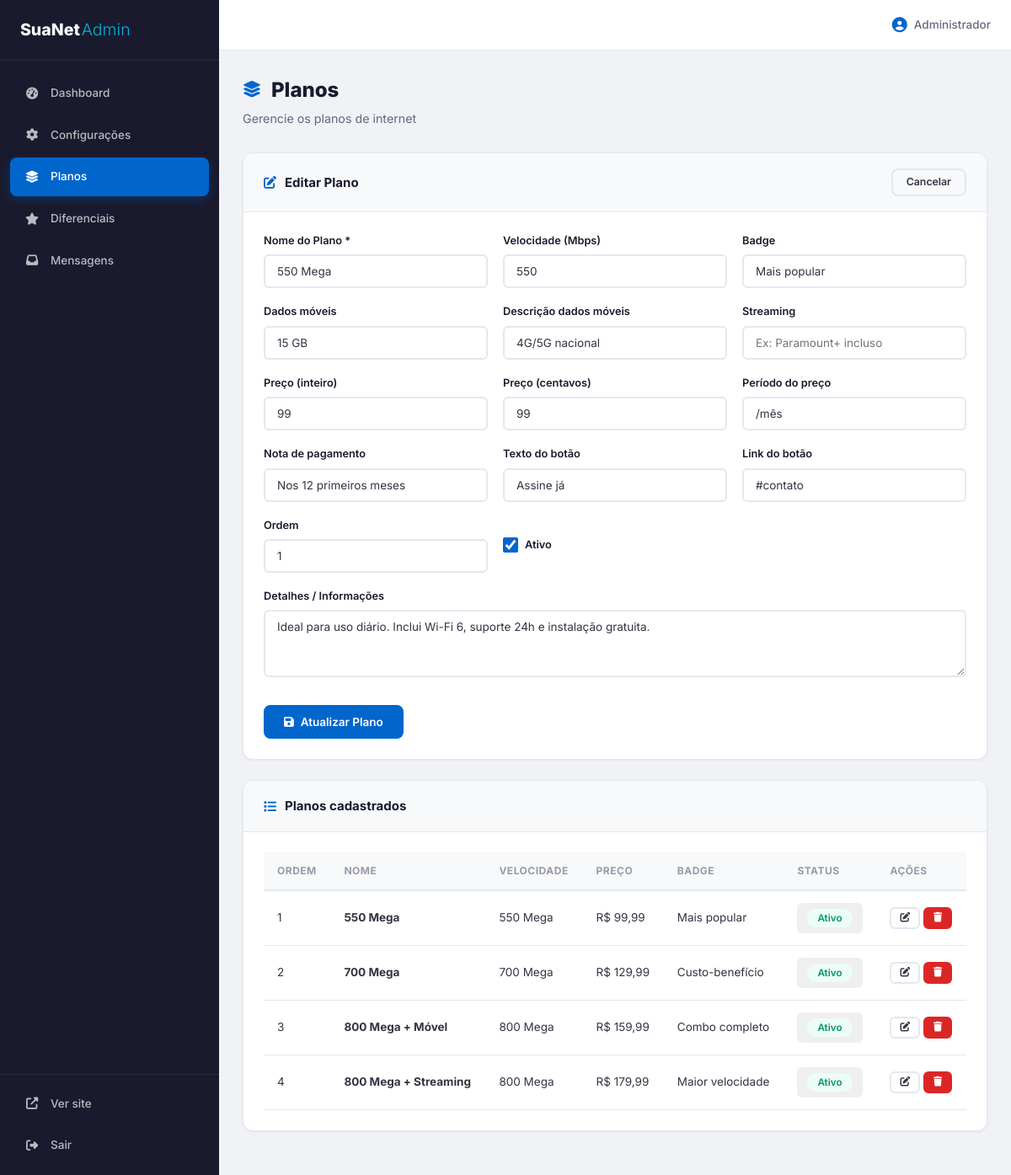
The app's page /admin/plans.php?edit=1 (signed in) with its own data.
### tables this page shows
CREATE TABLE `plans` (
    `id` INT AUTO_INCREMENT PRIMARY KEY,
    `plan_name` VARCHAR(100) NOT NULL,
    `speed` VARCHAR(50),
    `badge` VARCHAR(200),
    `mobile_data` VARCHAR(50),
    `mobile_desc` VARCHAR(200),
    `streaming_name` VARCHAR(200),
    `price_decimal` VARCHAR(10),
    `price_cents` VARCHAR(10),
    `price_period` VARCHAR(100),
    `payment_note` VARCHAR(200),
    `cta_text` VARCHAR(100) DEFAULT 'Assine já',
    `cta_link` VARCHAR(500),
    `info_details` TEXT,
    `sort_order` INT DEFAULT 0,
    `active` TINYINT(1) DEFAULT 1,
    `created_at` TIMESTAMP DEFAULT CURRENT_TIMESTAMP,
    `updated_at` TIMESTAMP DEFAULT CURRENT_TIMESTAMP ON UPDATE CURRENT_TIMESTAMP
);

### admin/plans.php (the view, shortened to what this page needs)
<?php
$db = getDB();
$edit_plan = null;
$plans = $db->query("SELECT * FROM plans ORDER BY sort_order ASC, id ASC")->fetchAll();
if (isset($_GET['edit'])) {
    $edit_id = intval($_GET['edit']);
    $stmt = $db->prepare("SELECT * FROM plans WHERE id = ?");
    $stmt->execute([$edit_id]);
    $edit_plan = $stmt->fetch();
}
include __DIR__ . '/includes/header.php';
?>
<div class="page-header">
    <h1><i class="fas fa-layer-group"></i> Planos</h1>
    <p>Gerencie os planos de internet</p>
</div>
<div class="card">
    <div class="card-header">
        <h3><i class="fas fa-<?= $edit_plan ? 'edit' : 'plus' ?>"></i> <?= $edit_plan ? 'Editar Plano' : 'Novo Plano' ?></h3>
        <?php if ($edit_plan): ?>
        <a href="plans.php" class="btn btn-sm btn-outline">Cancelar</a>
        <?php endif; ?>
    </div>
    <div class="card-body">
        <form method="POST" class="plan-form">
            <div class="form-grid">
                <div class="form-group">
                    <label>Nome do Plano *</label>
                    <input type="text" name="plan_name" value="<?= htmlspecialchars($edit_plan['plan_name'] ?? '') ?>" required placeholder="Ex: 550 Mega">
                </div>
                <div class="form-group">
                    <label>Velocidade (Mbps)</label>
                    <input type="text" name="speed" value="<?= htmlspecialchars($edit_plan['speed'] ?? '') ?>" placeholder="Ex: 550">
                </div>
                <div class="form-group">
                    <label>Badge</label>
                    <input type="text" name="badge" value="<?= htmlspecialchars($edit_plan['badge'] ?? '') ?>" placeholder="Ex: Mais popular">
                </div>
                <div class="form-group">
                    <label>Dados móveis</label>
                    <input type="text" name="mobile_data" value="<?= htmlspecialchars($edit_plan['mobile_data'] ?? '') ?>" placeholder="Ex: 15 GB">
                </div>
                <div class="form-group">
                    <label>Descrição dados móveis</label>
                    <input type="text" name="mobile_desc" value="<?= htmlspecialchars($edit_plan['mobile_desc'] ?? '') ?>" placeholder="Ex: 4G/5G nacional">
                </div>
                <div class="form-group">
                    <label>Streaming</label>
                    <input type="text" name="streaming_name" value="<?= htmlspecialchars($edit_plan['streaming_name'] ?? '') ?>" placeholder="Ex: Paramount+ incluso">
                </div>
                <div class="form-group">
                    <label>Preço (inteiro)</label>
                    <input type="text" name="price_decimal" value="<?= htmlspecialchars($edit_plan['price_decimal'] ?? '') ?>" placeholder="Ex: 99">
                </div>
                <div class="form-group">
                    <label>Preço (centavos)</label>
                    <input type="text" name="price_cents" value="<?= htmlspecialchars($edit_plan['price_cents'] ?? '99') ?>" placeholder="Ex: 99">
                </div>
                <div class="form-group">
                    <label>Período do preço</label>
                    <input type="text" name="price_period" value="<?= htmlspecialchars($edit_plan['price_period'] ?? '/mês') ?>" placeholder="Ex: /mês">
                </div>
                <div class="form-group">
                    <label>Nota de pagamento</label>
                    <input type="text" name="payment_note" value="<?= htmlspecialchars($edit_plan['payment_note'] ?? '') ?>" placeholder="Ex: Nos 12 primeiros meses">
                </div>
                <div class="form-group">
                    <label>Texto do botão</label>
                    <input type="text" name="cta_text" value="<?= htmlspecialchars($edit_plan['cta_text'] ?? 'Assine já') ?>">
                </div>
                <div class="form-group">
                    <label>Link do botão</label>
                    <input type="text" name="cta_link" value="<?= htmlspecialchars($edit_plan['cta_link'] ?? '') ?>" placeholder="#contato">
                </div>
                <div class="form-group">
                    <label>Ordem</label>
                    <input type="number" name="sort_order" value="<?= intval($edit_plan['sort_order'] ?? 0) ?>">
                </div>
                <div class="form-group form-group-checkbox">
                    <label>
                        <input type="checkbox" name="active" value="1" <?= ($edit_plan['active'] ?? 1) ? 'checked' : '' ?>>
                        Ativo
                    </label>
                </div>
            </div>
            <div class="form-group form-group-full">
                <label>Detalhes / Informações</label>
                <textarea name="info_details" rows="3" placeholder="Informações adicionais sobre o plano"><?= htmlspecialchars($edit_plan['info_details'] ?? '') ?></textarea>
            </div>
            <div class="form-actions">
                <button type="submit" class="btn btn-primary">
                    <i class="fas fa-save"></i> <?= $edit_plan ? 'Atualizar' : 'Criar' ?> Plano
                </button>
            </div>
        </form>
    </div>
</div>
<div class="card">
    <div class="card-header">
        <h3><i class="fas fa-list"></i> Planos cadastrados</h3>
    </div>
    <div class="card-body">
        <?php if (empty($plans)): ?>
        <p class="empty-state">Nenhum plano cadastrado.</p>
        <?php else: ?>
        <div class="table-responsive">
            <table class="table">
                <thead>
                    <tr>
                        <th>Ordem</th>
                        <th>Nome</th>
                        <th>Velocidade</th>
                        <th>Preço</th>
                        <th>Badge</th>
                        <th>Status</th>
                        <th>Ações</th>
                    </tr>
                </thead>
                <tbody>
                    <?php foreach ($plans as $plan): ?>
                    <tr class="<?= $plan['active'] ? '' : 'inactive-row' ?>">
                        <td><?= $plan['sort_order'] ?></td>
                        <td><strong><?= htmlspecialchars($plan['plan_name']) ?></strong></td>
                        <td><?= htmlspecialchars($plan['speed']) ?> Mega</td>
                        <td>R$ <?= htmlspecialchars($plan['price_decimal']) ?>,<?= htmlspecialchars($plan['price_cents']) ?></td>
                        <td><?= htmlspecialchars($plan['badge'] ?? '-') ?></td>
                        <td>
                            <button class="btn btn-xs toggle-active" data-table="plans" data-id="<?= $plan['id'] ?>" data-active="<?= $plan['active'] ?>">
                                <?php if ($plan['active']): ?>
                                <span class="status-badge status-active">Ativo</span>
                                <?php else: ?>
                                <span class="status-badge status-inactive">Inativo</span>
                                <?php endif; ?>
                            </button>
                        </td>
                        <td>
                            <a href="plans.php?edit=<?= $plan['id'] ?>" class="btn btn-xs btn-outline" title="Editar">
                                <i class="fas fa-edit"></i>
                            </a>
                            <button class="btn btn-xs btn-danger delete-item" data-table="plans" data-id="<?= $plan['id'] ?>" title="Excluir">
                                <i class="fas fa-trash"></i>
                            </button>
                        </td>
                    </tr>
                    <?php endforeach; ?>
                </tbody>
            </table>
        </div>
        <?php endif; ?>
    </div>
</div>
<?php include __DIR__ . '/includes/footer.php'; ?>

### assets/css/admin.css (style rules this page uses)
*, *::before, *::after { margin: 0; padding: 0; box-sizing: border-box; }
:root { --primary: #0066cc; --primary-dark: #0052a3; --primary-light: #e6f0ff; --accent: #00b4d8; --accent-dark: #0090b0; --dark: #1a1a2e; --dark-light: #2d2d44; --text: #333344; --text-light: #666680; --text-muted: #9999aa; --bg: #f0f2f5; --bg-light: #f8f9fb; --bg-card: #ffffff; --border: #e2e8f0; --shadow-sm: 0 1px 3px rgba(0,0,0,0.06); --shadow: 0 4px 16px rgba(0,0,0,0.06); --shadow-lg: 0 10px 40px rgba(0,0,0,0.1); --radius: 12px; --radius-sm: 8px; --radius-xs: 6px; --transition: 0.25s ease; --font: 'Inter', -apple-system, BlinkMacSystemFont, 'Segoe UI', sans-serif; --sidebar-width: 260px; --header-height: 60px; --success: #059669; --success-bg: #ecfdf5; --error: #dc2626; --error-bg: #fef2f2; --warning: #d97706; --warning-bg: #fffbeb; --info: #0284c7; --info-bg: #f0f9ff; }
html { font-size: 15px; }
body { font-family: var(--font); color: var(--text); background: var(--bg); line-height: 1.6; -webkit-font-smoothing: antialiased; }
a { color: var(--primary); text-decoration: none; }
.page-header { margin-bottom: 28px; }
.page-header h1 { font-size: 1.6rem; font-weight: 800; color: var(--dark); display: flex; align-items: center; gap: 12px; margin-bottom: 4px; }
.page-header h1 i { color: var(--primary); font-size: 1.3rem; }
.page-header p { color: var(--text-light); font-size: 0.95rem; }
.card { background: #fff; border-radius: var(--radius); box-shadow: var(--shadow-sm); margin-bottom: 24px; border: 1px solid var(--border); overflow: hidden; }
.card-header { padding: 18px 24px; border-bottom: 1px solid var(--border); display: flex; align-items: center; justify-content: space-between; background: var(--bg-light); }
.card-header h3 { font-size: 1rem; font-weight: 700; color: var(--dark); display: flex; align-items: center; gap: 10px; }
.card-header h3 i { color: var(--primary); }
.card-body { padding: 24px; }
.table-responsive { overflow-x: auto; -webkit-overflow-scrolling: touch; }
.table { width: 100%; border-collapse: collapse; }
.table th { background: var(--bg-light); padding: 12px 16px; text-align: left; font-size: 0.8rem; font-weight: 700; color: var(--text-muted); text-transform: uppercase; letter-spacing: 0.5px; border-bottom: 2px solid var(--border); white-space: nowrap; }
.table td { padding: 14px 16px; border-bottom: 1px solid var(--border); font-size: 0.9rem; color: var(--text); vertical-align: middle; }
.table tbody tr { transition: background var(--transition); }
.status-badge { display: inline-flex; align-items: center; gap: 4px; padding: 4px 12px; border-radius: 20px; font-size: 0.78rem; font-weight: 600; white-space: nowrap; }
.status-active { background: var(--success-bg); color: var(--success); }
.btn { display: inline-flex; align-items: center; justify-content: center; gap: 8px; padding: 10px 22px; border: 2px solid transparent; border-radius: var(--radius-sm); font-family: var(--font); font-size: 0.9rem; font-weight: 600; cursor: pointer; transition: all var(--transition); text-decoration: none; line-height: 1.2; white-space: nowrap; }
.btn-primary { background: var(--primary); color: #fff; border-color: var(--primary); }
.btn-outline { background: transparent; border-color: var(--border); color: var(--text); }
.btn-danger { background: var(--error); color: #fff; border-color: var(--error); }
.btn-sm { padding: 7px 16px; font-size: 0.82rem; }
.btn-xs { padding: 5px 10px; font-size: 0.78rem; border-radius: var(--radius-xs); }
.form-grid { display: grid; grid-template-columns: repeat(auto-fit, minmax(240px, 1fr)); gap: 18px; margin-bottom: 18px; }
.form-group { margin-bottom: 0; }
.form-group-full { grid-column: 1 / -1; margin-bottom: 18px; }
.form-group label { display: block; font-size: 0.85rem; font-weight: 600; color: var(--dark); margin-bottom: 6px; }
.form-group input, .form-group select, .form-group textarea { width: 100%; padding: 10px 14px; border: 2px solid var(--border); border-radius: var(--radius-xs); font-family: var(--font); font-size: 0.9rem; color: var(--text); background: #fff; transition: all var(--transition); }
.form-group textarea { resize: vertical; min-height: 80px; }
.form-group-checkbox { display: flex; align-items: center; }
.form-group-checkbox label { display: flex; align-items: center; gap: 8px; cursor: pointer; margin-bottom: 0; }
.form-group-checkbox input[type="checkbox"] { width: 18px; height: 18px; accent-color: var(--primary); }
.form-actions { padding-top: 8px; }

### records on screen
plans: plan_name "550 Mega", speed "550", badge "Mais popular", mobile_data "15 GB", mobile_desc "4G/5G nacional", price_decimal "99", price_cents "99", price_period "/mês", payment_note "Nos 12 primeiros meses", cta_text "Assine já", cta_link "#contato", sort_order "1", active "☑", info_details "Ideal para uso diário. Inclui Wi-Fi 6, suporte 24h e instalação gratuita.", shows "Ativo"
plans: sort_order "2", plan_name "700 Mega", speed "700", price_decimal "129", price_cents "99", badge "Custo-benefício", active "Ativo"
plans: sort_order "3", plan_name "800 Mega + Móvel", speed "800", price_decimal "159", price_cents "99", badge "Combo completo", active "Ativo"
plans: sort_order "4", plan_name "800 Mega + Streaming", speed "800", price_decimal "179", price_cents "99", badge "Maior velocidade", active "Ativo"

### other values on screen
$admin_user['full_name'] "Administrador"
